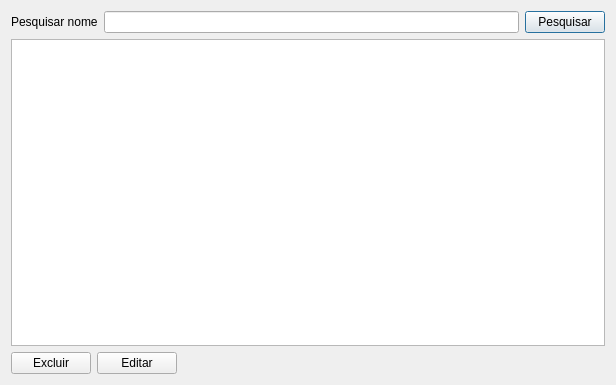
<?xml version="1.0" encoding="UTF-8"?>
<ui version="4.0">
 <class>fm_pesquisacontatos</class>
 <widget class="QDialog" name="fm_pesquisacontatos">
  <property name="geometry">
   <rect>
    <x>0</x>
    <y>0</y>
    <width>616</width>
    <height>385</height>
   </rect>
  </property>
  <property name="windowTitle">
   <string>Dialog</string>
  </property>
  <layout class="QVBoxLayout" name="verticalLayout_2">
   <item>
    <layout class="QVBoxLayout" name="verticalLayout">
     <item>
      <layout class="QHBoxLayout" name="horizontalLayout">
       <item>
        <widget class="QLabel" name="label">
         <property name="text">
          <string>Pesquisar nome</string>
         </property>
        </widget>
       </item>
       <item>
        <widget class="QLineEdit" name="leEditar">
         <property name="minimumSize">
          <size>
           <width>300</width>
           <height>0</height>
          </size>
         </property>
        </widget>
       </item>
       <item>
        <widget class="QPushButton" name="btPesquisar">
         <property name="text">
          <string>Pesquisar</string>
         </property>
        </widget>
       </item>
      </layout>
     </item>
     <item>
      <widget class="QTableWidget" name="twContatos"/>
     </item>
     <item>
      <layout class="QHBoxLayout" name="horizontalLayout_2">
       <item>
        <widget class="QPushButton" name="btExcluir">
         <property name="text">
          <string>Excluir</string>
         </property>
        </widget>
       </item>
       <item>
        <widget class="QPushButton" name="btEditar">
         <property name="text">
          <string>Editar</string>
         </property>
        </widget>
       </item>
       <item>
        <spacer name="horizontalSpacer">
         <property name="orientation">
          <enum>Qt::Horizontal</enum>
         </property>
         <property name="sizeHint" stdset="0">
          <size>
           <width>40</width>
           <height>20</height>
          </size>
         </property>
        </spacer>
       </item>
      </layout>
     </item>
    </layout>
   </item>
  </layout>
 </widget>
 <resources/>
 <connections/>
</ui>
